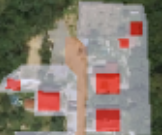
#> input picture easy2.png, 162 x 135 px
$ python example.py
#> lines starting #> are read from the running program, lines starting #| are printed output that depends on the picture
#!/usr/bin/env python3
# -*- coding: utf-8 -*-
"""
Created on Sun Mar 17 22:57:18 2019

@author: lubos
"""

import imageio
import numpy as np


img = imageio.imread('easy2.png')
#> img is the input picture: shape (135, 162, 3); mean R, G, B 134.4, 123.4, 112.4

Checked = []

def IsBlack(x, y, picture, bounds):
    condRed = 227
    RedLow = (condRed - condRed/bounds, condRed + condRed/bounds)

    condGreen = 85
    GreenLow = (condGreen - condGreen / bounds, condGreen + condGreen / 10)

    condBlue = 79
    BlueLow =(condBlue - condBlue / bounds, condBlue + condBlue / bounds)

    isinRed = picture[x][y][0] >= RedLow[0] and picture[x][y][0] <= RedLow[1]
    isinGreen = picture[x][y][1] >= GreenLow[0] and picture[x][y][1] <= GreenLow[1]
    isinBlue = picture[x][y][2] >= BlueLow[0] and picture[x][y][2] <= BlueLow[1]

    if isinRed and isinGreen and isinBlue:
        return True
    else:
        return False

def CheckSurroundings(list):
    pass

# [22 lines of commented-out code are left out]

def CoordDist(coord1, coord2):
    xDiff = coord1[0] - coord2[0]
    yDiff = coord1[1] - coord2[1]

    dist = (xDiff**2 + yDiff**2) **(0.5)
    return dist

CoordDist((0, 0), (3, 4))


def WalkThePicture(picture):
    x = None
    y = None
    lenX = len(picture)
#> lenX = 135
    lenY = len(picture[1])
#> lenY = 162
    CountBlackDots = 0
    Checked = []
    Black = []

    for y in range(lenY):
        for x in range(lenX):
            if (x, y) in Checked:
                continue
            if IsBlack(x,y, picture, 15):
                CountBlackDots += 1
                Black.append((x, y))
            Checked.append((x, y))
#> this loop made 162 passes
    return Black

coords = WalkThePicture(img)


def GetDistancesMatrix(coords):
    distances = []
    for one in coords:
        for two in coords:
            distances.append(CoordDist(one, two))
#> this loop made 226 passes
#> one on passes 1 to 3: (87, 16), (84, 17), (86, 17)
    save = np.array(distances).reshape(len(coords), len(coords))
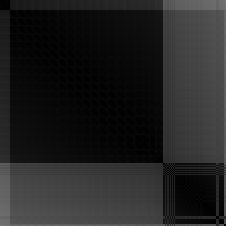
#> save: shape (226, 226) float64; min 0, max 118.7, mean 34.8
    return save

distMat = GetDistancesMatrix(coords)
# [12 lines of commented-out code are left out]

from sklearn.cluster import DBSCAN
db = DBSCAN(eps=3, metric = 'precomputed')
predictions = db.fit_predict(distMat)

len(list(set(predictions)))
